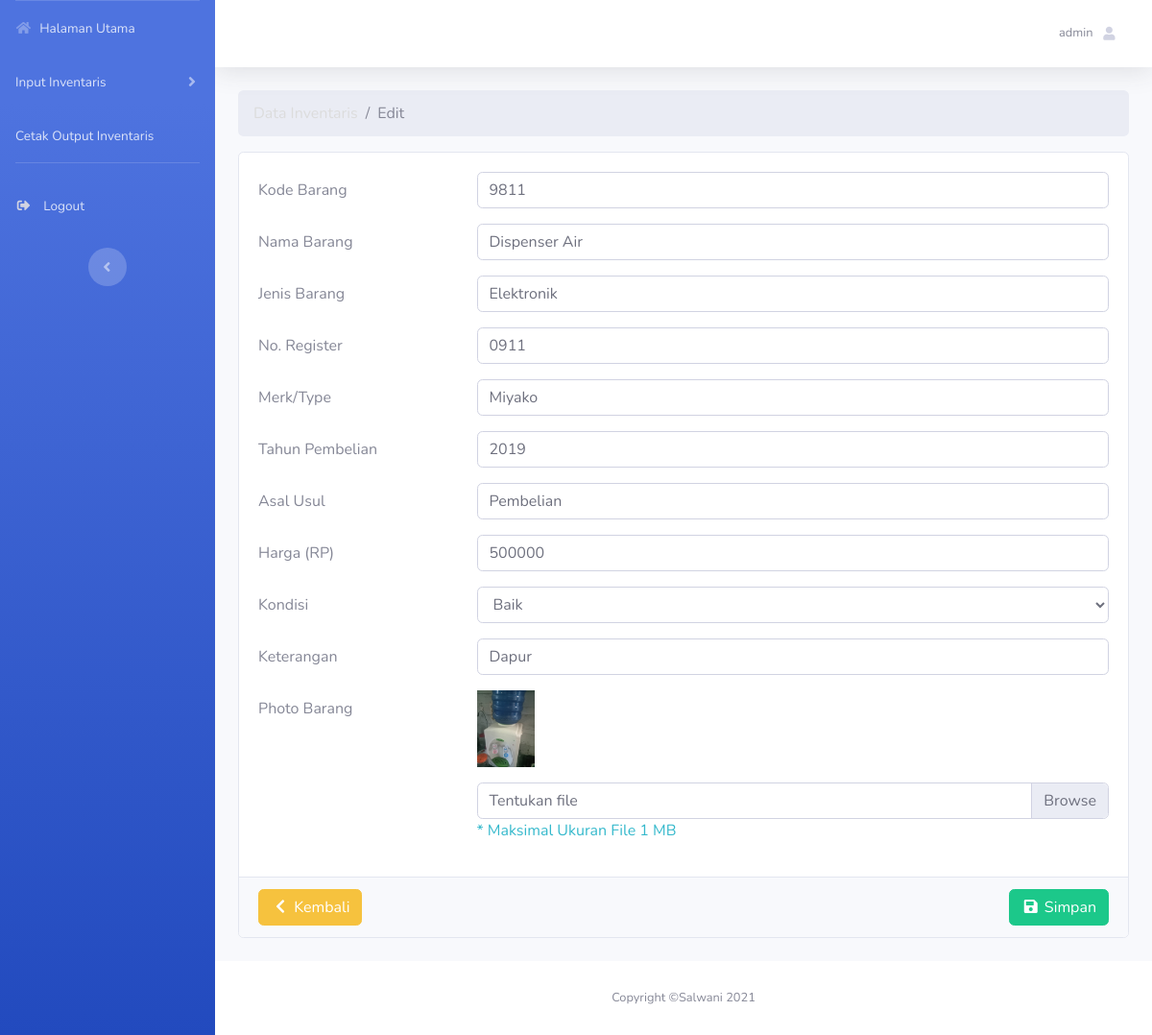
/editbarang2.php?id=9811 (signed in), run on the app's committed database.
### tables this page shows
CREATE TABLE `user` (
  `id_user` int(11) NOT NULL,
  `username` varchar(50) NOT NULL,
  `password` varchar(255) NOT NULL
);

CREATE TABLE `kategori2` (
  `kodebarang` varchar(19) NOT NULL,
  `namabarang` varchar(50) NOT NULL,
  `jenisbarang` varchar(225) NOT NULL,
  `noregister` varchar(100) NOT NULL,
  `merktype` varchar(90) NOT NULL,
  `tahunpembelian` varchar(8) NOT NULL,
  `asalusul` varchar(50) NOT NULL,
  `harga` varchar(50) NOT NULL,
  `kondisi` enum('Baik','Kurang Baik','Rusak') NOT NULL,
  `keterangan` varchar(50) NOT NULL,
  `foto_pegawai` varchar(225) NOT NULL
);

### _config/config.php (called while the page is built, shortened)
<?php
    $host = 'localhost';
    $user = 'root';
    $pass = '';
    $db = 'inv';
    $koneksi = mysqli_connect($host,$user,$pass,$db);
    function asset($url = null)
    {
        $asset_url = "http://localhost/inven";
        if ($url != null) {
            return $asset_url.'/'.$url;
        }else{
            return $asset_url;
        }
    }
    function base_url($url=null){
        $baseurl = "http://localhost/inven";
        if ($url != null) {
            return $baseurl.'/'.$url.'.php';
        } else{
            return $baseurl;
        }
    }
    function query($query){
        global $koneksi;
        $result = mysqli_query($koneksi, $query);
        $rows = [];
        while ($row = mysqli_fetch_assoc($result)) {
            $rows[]=$row;
        }
        return $rows;
    }

### editbarang2.php (the view, shortened to what this page needs)
<?php
    $addstyles = '_assets/vendor/bootstrap-datepicker/css/bootstrap-datepicker.min.css';
    require_once "_template/_header.php";
    $kodebarang = $_GET['id'];
    $result = mysqli_query($koneksi, "SELECT * FROM kategori2 WHERE kodebarang='$kodebarang'");
    $data = mysqli_fetch_assoc($result);
?>
<nav aria-label="breadcrumb">
  <ol class="breadcrumb">
    <li class="breadcrumb-item"><a href="<?= base_url('kategori2') ?>">Data Inventaris</a></li>
    <li class="breadcrumb-item active" aria-current="page">Edit</li>
  </ol>
</nav>
<div class="card mb-4">
    <div class="card-body">
        <form method="POST" action="<?= base_url('_config/prosesbarang2') ?>?edit" enctype="multipart/form-data">
            <div class="form-group row">
                <label for="kodebarang" class="col-sm-3 col-form-label">Kode Barang</label>
                <div class="col-sm-9">
                    <input type="text" class="form-control" name="kodebarang" id="kodebarang" value="<?= $data['kodebarang'] ?>" placeholder="Kode Barang" required autocomplete="off">
                </div>
            </div>
            <div class="form-group row">
                <label for="namabarang" class="col-sm-3 col-form-label">Nama Barang</label>
                <div class="col-sm-9">
                    <input type="text" class="form-control" name="namabarang" id="namabarang" value="<?= $data['namabarang'] ?>" placeholder="Nama Barang" required autocomplete="off">
                </div>
            </div>
            <div class="form-group row">
                <label for="jenisbarang" class="col-sm-3 col-form-label">Jenis Barang</label>
                <div class="col">
                    <input type="text" class="form-control" name="jenisbarang" id="jenisbarang" value="<?= $data['jenisbarang'] ?>" placeholder="Jenis Barang" required autocomplete="off">
                </div>
            </div>
            <div class="form-group row">
                <label for="noregister" class="col-sm-3 col-form-label">No. Register</label>
                <div class="col-sm-9">
                    <input type="text" class="form-control" name="noregister" id="noregister" value="<?= $data['noregister'] ?>" placeholder="No. Register" required autocomplete="off">
                </div>
            </div>
            <div class="form-group row">
                <label for="merktype" class="col-sm-3 col-form-label">Merk/Type</label>
                <div class="col-sm-9">
                    <input type="text" class="form-control" name="merktype" id="merktype" value="<?= $data['merktype'] ?>" placeholder="Merk/Type" required autocomplete="off">
                </div>
            </div>
            <div class="form-group row">
                <label for="tahunpembelian" class="col-sm-3 col-form-label">Tahun Pembelian</label>
                <div class="col-sm-9">
                    <input type="text" class="form-control" name="tahunpembelian" id="tahunpembelian" value="<?= $data['tahunpembelian'] ?>" placeholder="Tahun Pembelian" required autocomplete="off">
                </div>
            </div>
			<div class="form-group row">
                <label for="asalusul" class="col-sm-3 col-form-label">Asal Usul</label>
                <div class="col">
                     <input type="text" class="form-control" name="asalusul" id="asalusul" value="<?= $data['asalusul'] ?>" placeholder="Pembelian/Hibah" required autocomplete="off">
                </div>
            </div>
			<div class="form-group row">
                <label for="harga" class="col-sm-3 col-form-label">Harga (RP)</label>
                <div class="col">
                     <input type="text" class="form-control" name="harga" id="harga" value="<?= $data['harga'] ?>" placeholder=" RP" required autocomplete="off">
                </div>
            </div>
			<div class="form-group row">
                <label for="kondisi" class="col-sm-3 col-form-label">Kondisi</label>
                <div class="col-sm-9">
                    <select class="form-control" name="kondisi" id="kondisi" required autocomplete="off">
                        <option value="Baik" <?= $data['kondisi'] == 'Baik' ? 'selected' :null ?>>Baik</option>
                    </select>
                </div>
            </div>
			<div class="form-group row">
                <label for="keterangan" class="col-sm-3 col-form-label">Keterangan</label>
                <div class="col">
                    <input type="text" class="form-control" name="keterangan" id="keterangan" value="<?= $data['keterangan'] ?>" placeholder="Keterangan" required autocomplete="off">
                </div>
            </div>
            <div class="form-group row">
                <label for="nip" class="col-sm-3 col-form-label"> Photo Barang</label>
               <div class="col-sm-9">
                    <a href="<?= asset('_assets/img/').$data['foto_pegawai'] ?>" target="_blank" class="text-decoration-none">
                        <img src="<?= asset('_asset	s/img/').$data['foto_pegawai'] ?>" alt="Foto Pegawai" class="img-fluid mb-3" width="60px" height="70px">
                    </a>
                    <div class="custom-file">
                        <label class="custom-file-label" for="customFile">Tentukan file</label>
                    </div>
                    <span class="text-info">* Maksimal Ukuran File 1 MB</span>
                </div>
            </div>
    </div>
    <div class="card-footer">
        <button type="submit" class="btn btn-success float-right"><i class="fas fa-fw fa-save"></i> Simpan</button>
        <a href="<?= base_url('kategori2') ?>" class="btn btn-warning"><i class="fas fa-fw fa-chevron-left"></i> Kembali</a>
    </div>
</div>
<?php
    require_once "_template/_footer.php";
?>

### _template/_header.php (shortened to what this page needs)
<?php
  if (isset($sub)) {
    require_once $sub."_config/config.php";
  }else{
    require_once "_config/config.php";
  }
  $id = $_SESSION['id_user'];
  $user = query("SELECT * FROM user WHERE id_user='$id'");
?>
<!DOCTYPE html>
<html lang="en">
<head>
  <link href="<?= asset('_assets/vendor/fontawesome-free/css/all.min.css') ?>" rel="stylesheet" type="text/css">
  <link href="<?= asset('_assets/css/sb-admin-2.min.css') ?>" rel="stylesheet">
  <?php
  if (isset($addstyles)) {
    if ($addstyles != null) {
      echo '<link href="'. asset($addstyles) .'" rel="stylesheet">';
    }
  }
  ?>
</head>
<body id="page-top">
  <div id="wrapper">
    <ul class="navbar-nav bg-gradient-primary sidebar sidebar-dark accordion" id="accordionSidebar">
      <li class="nav-item <?= isset($dashboard) == 'dashboard' ? 'active' : null ?> ">
        <a class="nav-link" href="<?= base_url() ?>">
          <i class="fas fa-fw fa-home"></i>
          <span>Halaman Utama</span></a>
      </li>
	  <li class="nav-item <?= isset($pegawai) == 'pegawai' ? 'active' : null ?>">
        <a class="nav-link collapsed" href="#" data-toggle="collapse" data-target="#collapseTwo" aria-expanded="true" aria-controls="collapseTwo">
          <span>Input Inventaris</span>
        </a>
      </li>
      <li class="nav-item <?= isset($pegawai) == 'output' ? 'active' : null ?>">
        <a class="nav-link" href="<?= base_url('output') ?>">
          <span>Cetak Output Inventaris</span></a>
      </li>
      <hr class="sidebar-divider d-none d-md-block">
      <li class="nav-item mb-3">
        <a class="nav-link" href="#" data-toggle="modal" data-target="#logoutModal">
          <i class="fas fa-sign-out-alt fa-sm fa-fw mr-2 text-gray-400"></i>
          <span>Logout</span></a>
      </li>
      <div class="text-center d-none d-md-inline">
        <button class="rounded-circle border-0" id="sidebarToggle"></button>
      </div>
    </ul>
    <div id="content-wrapper" class="d-flex flex-column">
      <div id="content">
        <nav class="navbar navbar-expand navbar-light bg-white topbar mb-4 static-top shadow">
          <ul class="navbar-nav ml-auto">
            <li class="nav-item dropdown no-arrow">
              <a class="nav-link dropdown-toggle" href="#" id="userDropdown" role="button" data-toggle="dropdown" aria-haspopup="true" aria-expanded="false">
                <span class="mr-2 d-none d-lg-inline text-gray-600 small"><?= $user[0]['username'] ?></span>
                <i class="fas fa-user fa-sm fa-fw mr-2 text-gray-400"></i>
              </a>
            </li>
          </ul>
        </nav>
        <div class="container-fluid">

### data on the page
user: username "admin"
kategori2: kodebarang "9811", namabarang "Dispenser Air", jenisbarang "Elektronik", noregister "0911", merktype "Miyako", tahunpembelian "2019", asalusul "Pembelian", harga "500000", kondisi "Baik", keterangan "Dapur", foto_pegawai (picture)
